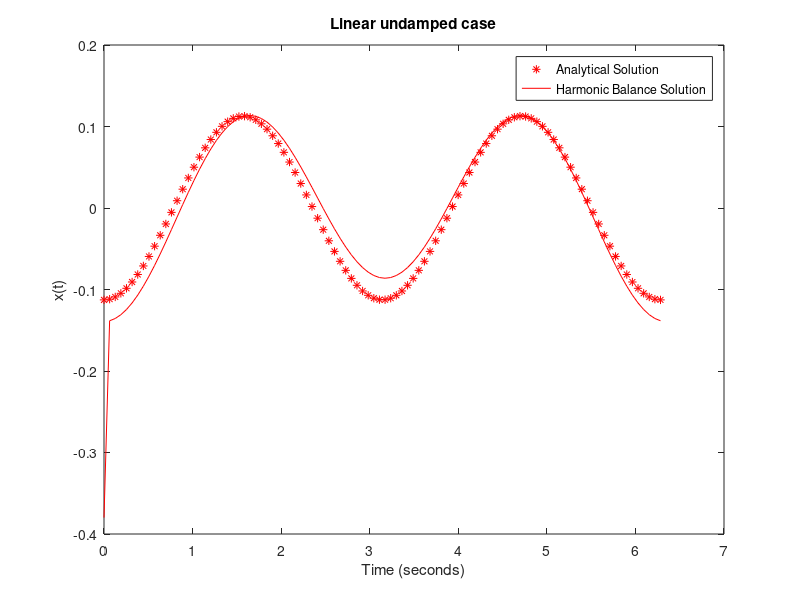

Reproduce this figure in MATLAB.
function utsav()
% Utsav Parmar 
% U00768046
clear all
clc
close all

%ddx + x = cos(w*t)

N=100;
t=linspace(0,2*1*pi, N+1);
t = t(1:end-1)';
T=2;
w=2*pi/T;
omega =[0,-1:-1:floor(-N/2),floor(N/2-1):-1:1]'+0.0000001;
Omega=w*omega;
f=cos(2.*t);
F=fft(f);
t_eval = linspace(0,2*pi,100);
X_analytical = (cos(2*t_eval)/(1-w.^2));
%plot(t_eval,X_analytical, '-r');
x0 = 0*ones(N,1);

X1 = fminsearch(uvfun(),F);

function RES = uvfun(x0)
 dX=Omega.*F;
 dx=ifft(dX);
 ddx = ifft(-Omega.^2.*F);
 x0=ddx./Omega.^2;
 error = (ddx + x0 - f);
 RES = @(F) sum((error).^2);
end
 plot(t_eval,X_analytical,'r*',t_eval,ifft(X1)/(1-w.^2), 'r-');
 xlabel('Time (seconds)');
 ylabel('x(t)');
 title('Linear undamped case')
 legend('Analytical Solution','Harmonic Balance Solution')
end
